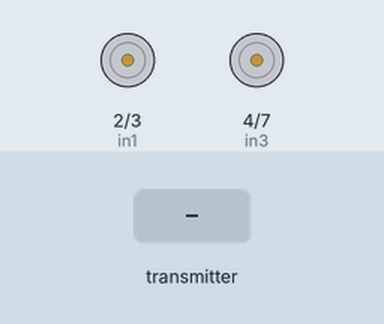
Recording of a sketch running on a simulated Arduino Uno, built with avr-gcc and run on an emulated ATmega328P. Parts: motor-driver pin pairs drawn as motors (green arrow = first pin HIGH = forward, orange = second pin HIGH = backward, longer = more drive, scaled by the enable pin). The inputs (shaded band) are chosen by the test bench. No radio packets arrive unless stated.

Above: at 1.2 s.
1.3 s: the transmitter starts sending xAxis = 0
At 2.0 s:
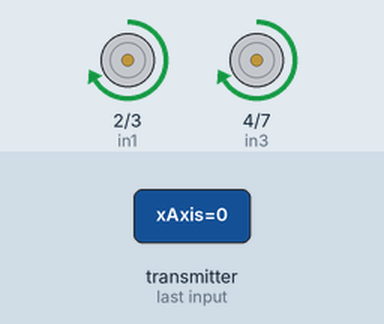
2.8 s: the transmitter starts sending yAxis = 512
At 3.2 s:
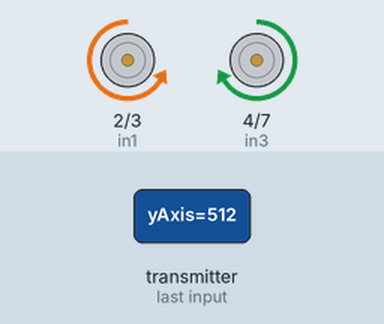
4.3 s: the transmitter starts sending xAxis = 1023
At 5.5 s:
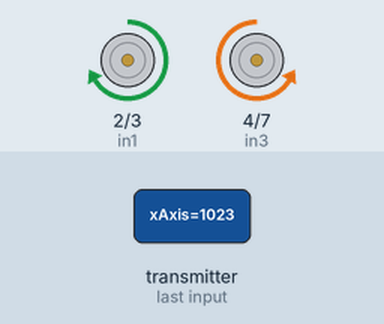
5.8 s: the transmitter starts sending yAxis = 1023
At 6.7 s:
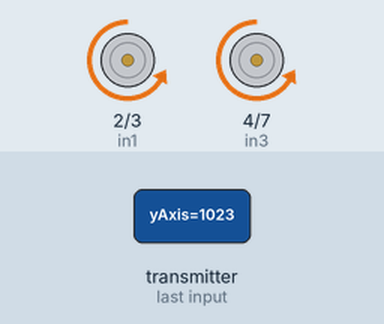
7.3 s: the transmitter starts sending yAxis = 0
At 7.8 s:
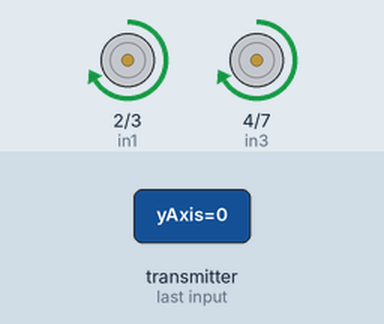
Timing chart, 0 to 9.8 s (numbered marks = the images above; inputs shaded):
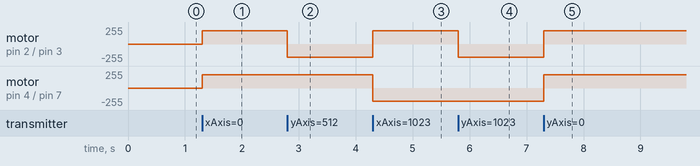

The sketch:

car_rx.ino
```cpp
#include <SPI.h>
#include <nRF24L01.h>
#include <RF24.h>

RF24 radio(9, 10); // CE, CSN pins
const byte address[6] = "00001";

struct Data_Package {
  int xAxis;
  int yAxis;
};
Data_Package data;

// Motor Driver Pins (L298N)
int enA = 5;
int in1 = 2;
int in2 = 3;
int in3 = 4;
int in4 = 7;
int enB = 6;

void setup() {
  Serial.begin(9600);

  radio.begin();
  radio.openReadingPipe(0, address);
  radio.setPALevel(RF24_PA_MIN);
  radio.startListening();

  pinMode(enA, OUTPUT);
  pinMode(enB, OUTPUT);
  pinMode(in1, OUTPUT);
  pinMode(in2, OUTPUT);
  pinMode(in3, OUTPUT);
  pinMode(in4, OUTPUT);
}

void loop() {
  if (radio.available()) {
    radio.read(&data, sizeof(Data_Package));

    int x = data.xAxis;
    int y = data.yAxis;

    // Deadzone: Keeps the car completely still if the hand is flat
    if (y > 350 && y < 700 && x > 350 && x < 700) {
      digitalWrite(in1, LOW);
      digitalWrite(in2, LOW);
      digitalWrite(in3, LOW);
      digitalWrite(in4, LOW);
      analogWrite(enA, 0);
      analogWrite(enB, 0);
    }
    // Forward
    else if (y < 350) {
      digitalWrite(in1, HIGH);
      digitalWrite(in2, LOW);
      digitalWrite(in3, HIGH);
      digitalWrite(in4, LOW);
      analogWrite(enA, 200);
      analogWrite(enB, 200);
    }
    // Backward
    else if (y > 700) {
      digitalWrite(in1, LOW);
      digitalWrite(in2, HIGH);
      digitalWrite(in3, LOW);
      digitalWrite(in4, HIGH);
      analogWrite(enA, 200);
      analogWrite(enB, 200);
    }
    // Turn Left
    else if (x < 350) {
      digitalWrite(in1, LOW);
      digitalWrite(in2, HIGH);
      digitalWrite(in3, HIGH);
      digitalWrite(in4, LOW);
      analogWrite(enA, 200);
      analogWrite(enB, 200);
    }
    // Turn Right
    else if (x > 700) {
      digitalWrite(in1, HIGH);
      digitalWrite(in2, LOW);
      digitalWrite(in3, LOW);
      digitalWrite(in4, HIGH);
      analogWrite(enA, 200);
      analogWrite(enB, 200);
    }
  }
}
```

Measured:
- after the input at 1.3 s, motor on pin 2 (in1) / pin 3 (in2), motor on pin 4 (in3) / pin 7 (in4): stopped → forward 200/255 at once
- after the input at 2.8 s, motor on pin 2 (in1) / pin 3 (in2): forward 200/255 → backward 200/255 at once
- after the input at 4.3 s, motor on pin 2 (in1) / pin 3 (in2): backward 200/255 → forward 200/255 at once; motor on pin 4 (in3) / pin 7 (in4): forward 200/255 → backward 200/255 at once
- after the input at 5.8 s, motor on pin 2 (in1) / pin 3 (in2): forward 200/255 → backward 200/255 at once
- after the input at 7.3 s, motor on pin 2 (in1) / pin 3 (in2), motor on pin 4 (in3) / pin 7 (in4): backward 200/255 → forward 200/255 at once
